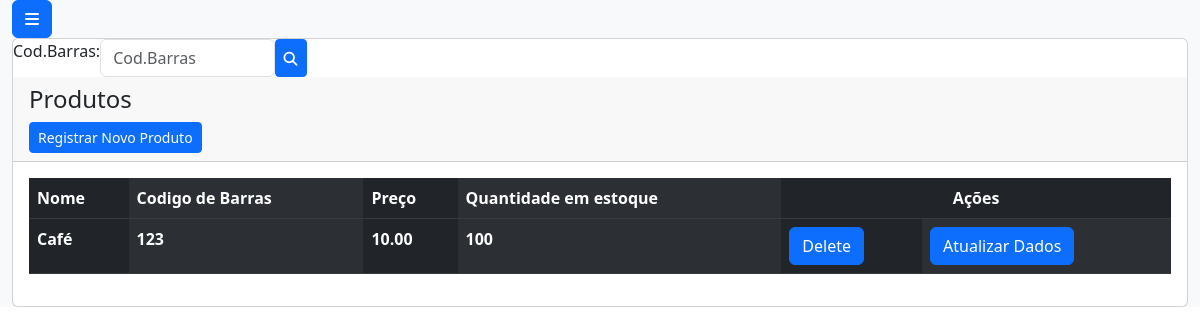
The app's page /product/main_menu_product (signed in), older data.
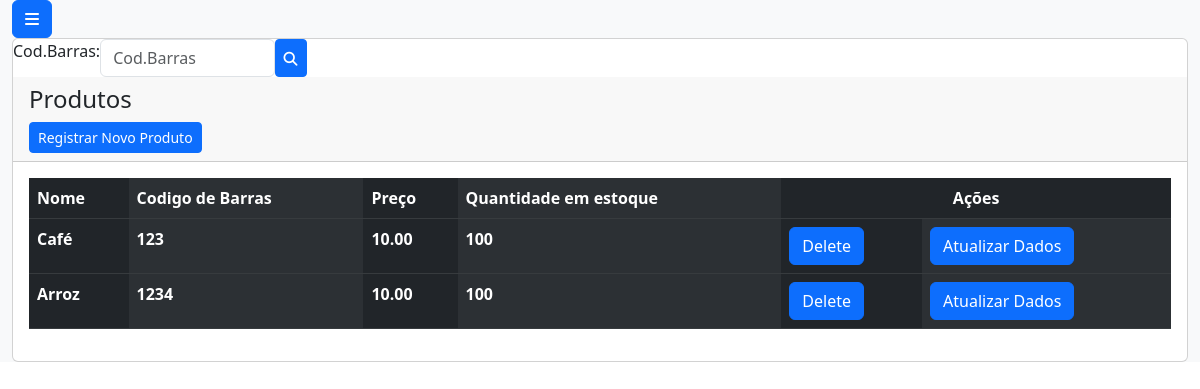
The same page, newer data.
### apps/Product/models.py (models this page shows, shortened)
class Product(models.Model):
    name = models.CharField(max_length=50,unique=True)
    code_bar = models.CharField(max_length=14,unique=True)
    price = models.DecimalField(decimal_places=2,max_digits=5)
    stock_quantity = models.IntegerField()
    is_deleted = models.BooleanField(default=False)

### apps/Product/views.py (the view)
# urls.py: path("main_menu_product",views.main_menu_product,name="main_menu_product"),
@user_passes_test(lambda user: user.is_superuser,login_url='user:page_not_found')
@login_required(login_url="login_system")
def main_menu_product(request,code_bar="without_specific_product"):
    form = searchProductForm()
    if code_bar == "without_specific_product":
        products = Product.objects.all()
    else:
        form = searchProductForm(request.POST)
        products = Product.objects.filter(code_bar=code_bar)
    return render(request,'product/main_menu_product.html',{'products':products,'form':form})

### apps/Product/forms.py
class searchProductForm(forms.Form):
       code_bar = forms.CharField(label="Cod.Barras",widget=forms.TextInput(attrs={"placeholder": "Cod.Barras","class": "form-control"}),required=False)

### templates/product/main_menu_product.html (shortened to what this page needs)
{% extends 'base.html' %}
{% block content %}
<div class="card">
  <form method="POST" action="{% url 'product:main_menu_product_with_filter' %}" class="w-25 d-flex flex-row">
    {{ form }}
    <button type="submit" class="btn btn-fill btn-primary btn-sm">
      <i class="fa-sharp fa-solid fa-magnifying-glass"></i>
    </button>
  </form>
  <div class="card-header">
    <h4 class="card-title">Produtos</h4>
    <td class="px-1"><a href="{% url 'product:save_product' %}" class="btn btn-primary btn-sm">Registrar Novo Produto</a></td>
  </div>
  <div class="card-body">
    <div class="table-responsive">
      <table class="table table-dark table-striped-columns" id="">
        <thead class="text-primary">
          <tr>
            <th>Nome</th>
            <th>Codigo de Barras</th>
            <th>Preço</th>
            <th>Quantidade em estoque</th>
            <th colspan="3" style="text-align: center;">Ações</th>
          </tr>
        </thead>
        <tbody>
          {% for product in products %}
          {% if not product.is_deleted %}
          <tr>
            <th>{{ product.name }}</th>
            <th>{{ product.code_bar }}</th>
            <th>{{ product.price }}</th>
            <th>{{ product.stock_quantity }}</th>
            <th><a type="submit" class="btn btn-primary" onclick="return confirm('Deseja realmente Deletar?')"
                href="{% url 'product:erase_product' product.id %}">Delete</a></th>
            <th><a type="submit" class="btn btn-primary" href="{% url 'product:update_product' product.id %}">Atualizar
                Dados</a></th>
            {% endif %}
            {% endfor %}
          </tr>
        </tbody>
      </table>
    </div>
  </div>
</div>
{% endblock content %}

Row changes from the older to the newer data that the page shows:
added Product: name "Arroz", code_bar "1234", price "10.00", stock_quantity "100"
